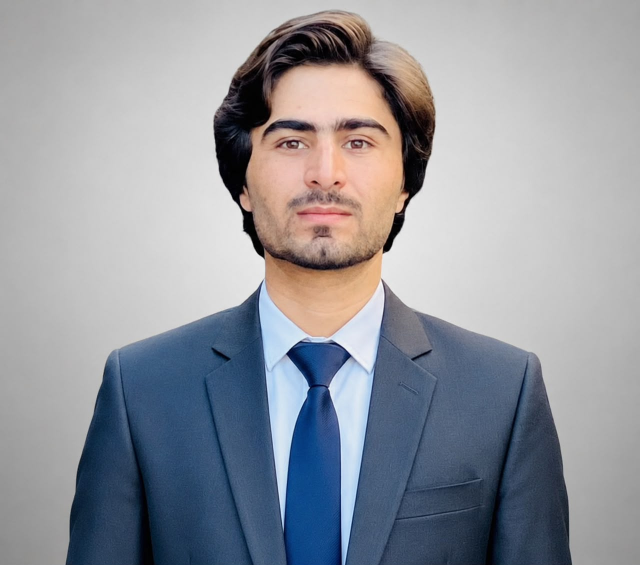
#> input picture .github/scripts/banner/source.jpg, 1280 x 1130 px (shown at 1/2 size)
$ python preprocess.py
#> lines starting #> are read from the running program, lines starting #| are printed output that depends on the picture; after the words box and inside, x2 and y2 are one past the last pixel; in counts of white or black regions, pixels touching at a corner belong together; long printed decimals are rounded
"""Stage 1: crop, preprocess, segment, dither. Saves diagnostic PNGs + .npy dot arrays."""
import numpy as np
from PIL import Image, ImageOps, ImageEnhance, ImageFilter
from scipy import ndimage
import os

HERE = os.path.dirname(os.path.abspath(__file__))
SRC = os.path.join(HERE, "source.jpg")
GRID_W, GRID_H = 300, 340


def load_and_crop():
    im = Image.open(SRC).convert("RGB")
    w, h = im.size
    target_aspect = GRID_W / GRID_H  # width/height
    new_w = int(round(h * target_aspect))
    if new_w <= w:
        left = (w - new_w) // 2
        im = im.crop((left, 0, left + new_w, h))
    else:
        new_h = int(round(w / target_aspect))
        top = (h - new_h) // 2
        im = im.crop((0, top, w, top + new_h))
    return im


def sample_background_color(im):
    # Only the top strip is guaranteed background in a head+shoulders crop -
    # bottom corners are inside the suit shoulders, not background.
    w, h = im.size
    strip = im.crop((0, 0, w, int(h * 0.08)))
    px = np.array(strip).reshape(-1, 3)
    return np.median(px, axis=0)


def segment_foreground(rgb_arr, bg_color, thresh=30):
    dist = np.linalg.norm(rgb_arr.astype(float) - bg_color[None, None, :], axis=2)
    fg = dist > thresh
    fg = ndimage.binary_closing(fg, structure=np.ones((5, 5)), iterations=2)
    fg = ndimage.binary_fill_holes(fg)
    labeled, n = ndimage.label(fg)
    if n > 0:
        sizes = ndimage.sum(fg, labeled, range(1, n + 1))
        biggest = int(np.argmax(sizes)) + 1
        fg = labeled == biggest
    return fg


def preprocess_gray(im):
    g = ImageOps.autocontrast(im.convert("L"), cutoff=1)
    g = ImageEnhance.Contrast(g).enhance(1.3)
    g = g.filter(ImageFilter.UnsharpMask(radius=3, percent=140))
    return g


def floyd_steinberg_serpentine(gray_arr, mask=None):
    """gray_arr: float HxW in 0..255. mask: bool HxW or None.
    Returns bool HxW: True = ink/dot. Error never diffuses into or out of masked-off cells."""
    h, w = gray_arr.shape
    buf = gray_arr.astype(np.float64).copy()
    if mask is not None:
        buf[~mask] = 255.0  # background forced to "pure white" -> never triggers ink, contributes zero error
    out = np.zeros((h, w), dtype=bool)
    for y in range(h):
        serp = y % 2 == 1
        xs = range(w - 1, -1, -1) if serp else range(w)
        dx = -1 if serp else 1
        for x in xs:
            if mask is not None and not mask[y, x]:
                continue
            old = buf[y, x]
            new = 255.0 if old >= 128.0 else 0.0
            out[y, x] = new == 0.0
            err = old - new
            for ny, nx, frac in ((y, x + dx, 7 / 16), (y + 1, x - dx, 3 / 16), (y + 1, x, 5 / 16), (y + 1, x + dx, 1 / 16)):
                if 0 <= ny < h and 0 <= nx < w:
                    if mask is None or mask[ny, nx]:
                        buf[ny, nx] += err * frac
    if mask is not None:
        out &= mask
    return out


def main():
    im = load_and_crop()
#> in load_and_crop, im is the input picture: PIL image 1280x1130 RGB; mean R, G, B 147.7, 150.4, 157.5
    print("cropped size", im.size)
#| cropped size (997, 1130)
    im.save(os.path.join(HERE, "diag_00_cropped.png"))

    bg = sample_background_color(im)
#> in sample_background_color, `strip = im.crop((0, 0, w, int(h * 0.08)))`:
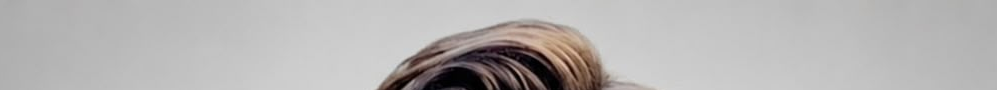
#> strip: PIL image 997x90 RGB; mean R, G, B 181.3, 178.9, 178.1
#> bg = [192, 191, 191]
    print("background color estimate", bg)
#| background color estimate [192. 191. 191.]

    rgb_arr = np.array(im)
    fg_mask = segment_foreground(rgb_arr, bg)
#> in segment_foreground, `fg = dist > thresh`:
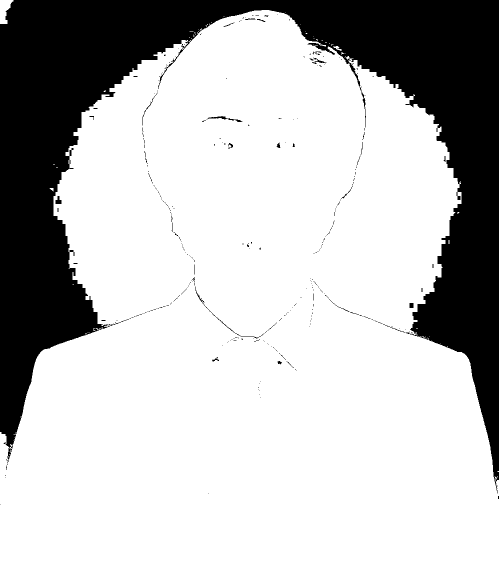
#> fg: shape (1130, 997) bool (shown at 1/2 size); 74.3% white; 317 black regions (292 under 20 px), largest, box (x1, y1, x2, y2) and area: (0, 0, 997, 987) 286663, (390, 573, 528, 677) 233, (416, 232, 485, 244) 200
#> in segment_foreground, `fg = ndimage.binary_closing(fg, structure=np.ones((5, 5)), iterations=2)`: fg: shape (1130, 997) bool; 74.4% white; 1 black region, box (x1, y1, x2, y2) and area: (0, 0, 997, 1130) 288376
#> in segment_foreground, `labeled, n = ndimage.label(fg)`:
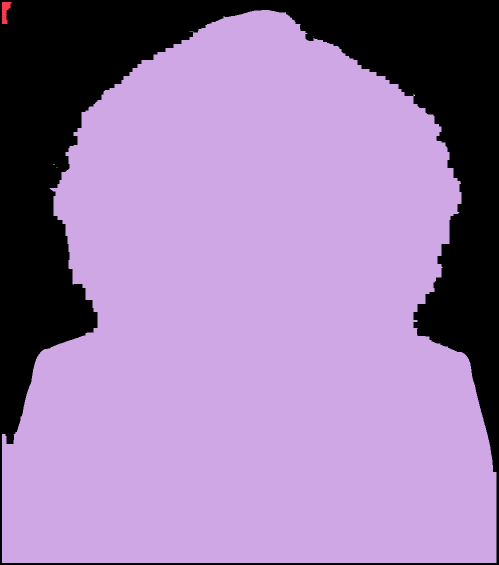
#> labeled: shape (1130, 997) int32 (shown at 1/2 size); 7 distinct labels, from 0 to 6; one colour per label, 0 black
#> in segment_foreground, `labeled, n = ndimage.label(fg)`: n = 6
#> in segment_foreground, `sizes = ndimage.sum(fg, labeled, range(1, n + 1))`: sizes = [534, 837682, 1, 9, 4, 4]
#> in segment_foreground, `biggest = int(np.argmax(sizes)) + 1`: biggest = 2
#> in segment_foreground, `fg = labeled == biggest`: fg: shape (1130, 997) bool; 74.4% white; 1 black region, box (x1, y1, x2, y2) and area: (0, 0, 997, 1130) 288928
    print("foreground coverage", fg_mask.mean())
#| foreground coverage 0.7435
    Image.fromarray((fg_mask * 255).astype(np.uint8)).save(os.path.join(HERE, "diag_01_mask.png"))

    gray = preprocess_gray(im)
    gray.save(os.path.join(HERE, "diag_02_gray.png"))
    gray_small = gray.resize((GRID_W, GRID_H), Image.LANCZOS)
    gray_small.save(os.path.join(HERE, "diag_03_gray_small.png"))
    mask_small = np.array(
        Image.fromarray((fg_mask * 255).astype(np.uint8)).resize((GRID_W, GRID_H), Image.NEAREST)
    ) > 127
#> mask_small: shape (340, 300) bool; 74.5% white; 1 black region, box (x1, y1, x2, y2) and area: (0, 0, 300, 340) 26050
    print("foreground coverage (grid res)", mask_small.mean())
#| foreground coverage (grid res) 0.7446

    gray_arr = np.array(gray_small).astype(np.float64)

    # LIGHT mode: keep background, ink = dark pixels.
    # A brightening gamma (<1) on the ink-decision input keeps ink to genuinely dark
    # regions only -- without it, dot count runs ~2x too dense (see banner/README notes).
    LIGHT_GAMMA = 0.20
    light_input = 255.0 * ((gray_arr / 255.0) ** LIGHT_GAMMA)
    dots_light = floyd_steinberg_serpentine(light_input, mask=None)
#> after the loop in floyd_steinberg_serpentine, `for y in range(h):`:
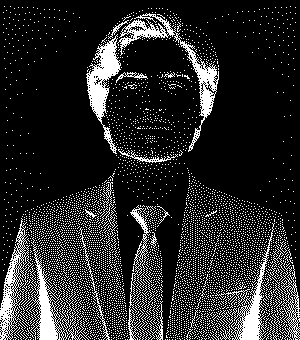
#> out: shape (340, 300) bool; 16.4% white in thin lines or dots
    print("light dots:", dots_light.sum(), f"{dots_light.mean()*100:.1f}% density")
#| light dots: 16680 16.4% density

    # DARK mode: invert (ink = bright/lit pixels), masked to foreground only.
    # Contrast-stretch within the mask first (principled, though empirically a near
    # no-op on this photo), then the same kind of brightening gamma.
    DARK_GAMMA = 0.19  # dot count plateaus ~24-26k below this; lower breaks midtone skin into a black void
    inverted = 255.0 - gray_arr
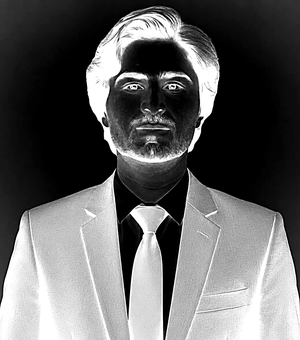
#> inverted: shape (340, 300) float64; min 0, max 255, mean 97.4
    fg_vals = inverted[mask_small]
    lo, hi = np.percentile(fg_vals, 1), np.percentile(fg_vals, 99)
#> lo = 0; hi = 255
    stretched = np.clip((inverted - lo) / (hi - lo) * 255.0, 0, 255)
    dark_input = 255.0 * ((stretched / 255.0) ** DARK_GAMMA)
    dots_dark = floyd_steinberg_serpentine(dark_input, mask=mask_small)
#> after the loop in floyd_steinberg_serpentine (call 2), `for y in range(h):`:
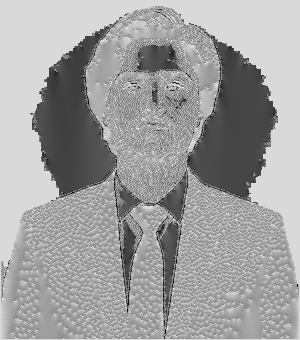
#> buf: shape (340, 300) float64; min -110.5, max 317.3, mean 158.4; drawn with min black and max white
#> after the loop in floyd_steinberg_serpentine (call 2), `for y in range(h):`: out: shape (340, 300) bool; 25.4% white; 2651 white regions (2641 under 20 px), largest, box (x1, y1, x2, y2) and area: (113, 26, 278, 339) 12178, (32, 20, 119, 199) 7905, (123, 40, 197, 136) 2054
    print("dark dots:", dots_dark.sum(), f"{dots_dark.mean()*100:.1f}% density (of full grid)")
#| dark dots: 25863 25.4% density (of full grid)
    if mask_small.sum() > 0:
        print("dark dots as % of foreground area:", dots_dark.sum() / mask_small.sum() * 100)
#| dark dots as % of foreground area: 34.053

    Image.fromarray((~dots_light * 255).astype(np.uint8)).resize((900, 1020), Image.NEAREST).save(
        os.path.join(HERE, "diag_04_dither_light.png")
    )
    Image.fromarray((dots_dark * 255).astype(np.uint8)).resize((900, 1020), Image.NEAREST).save(
        os.path.join(HERE, "diag_05_dither_dark.png")
    )
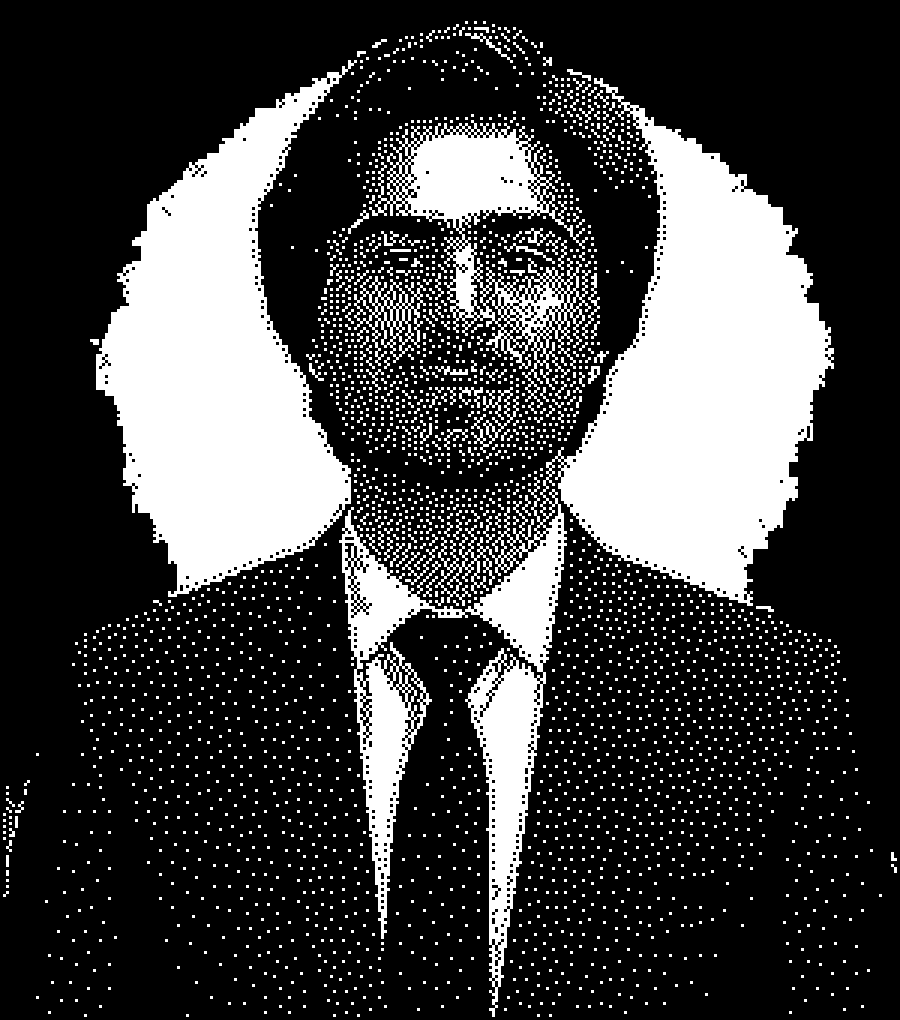
#> saved as diag_05_dither_dark.png: PIL image 900x1020 L; 25.4% white; 2651 white regions (2503 under 20 px), largest, box (x1, y1, x2, y2) and area: (339, 78, 834, 1017) 109602, (96, 60, 357, 597) 71145, (369, 120, 591, 408) 18486

    np.save(os.path.join(HERE, "dots_light.npy"), dots_light)
    np.save(os.path.join(HERE, "dots_dark.npy"), dots_dark)
    np.save(os.path.join(HERE, "mask.npy"), mask_small)


if __name__ == "__main__":
    main()
